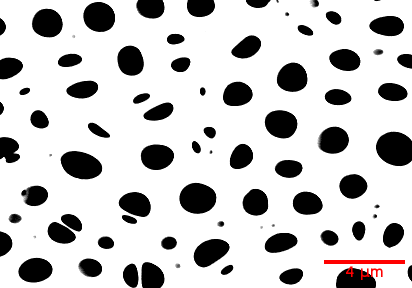
#> input picture sample2A.png, 412 x 288 px
$ jupyter execute --allow-errors Voronoi_Analysis.ipynb
#> lines starting #> are read from the running program, lines starting #| are printed output that depends on the picture; after the words box and inside, x2 and y2 are one past the last pixel; in counts of white or black regions, pixels touching at a corner belong together
### Convert to Binary Image:
Use image processing software (e.g., ImageJ, Python, MATLAB) to threshold the image and create a binary mask where pores are white (1) and the polymer film is black (0).

[cell 1]
import cv2
import numpy as np
import matplotlib.pyplot as plt
from skimage import measure

image_path = 'sample2A.png'
image = cv2.imread(image_path, cv2.IMREAD_GRAYSCALE)
#> image: shape (288, 412); min 0, max 255, mean 201.2

# Preprocess the image (thresholding to highlight pores)
_, binary_image = cv2.threshold(image, 128, 255, cv2.THRESH_BINARY_INV)
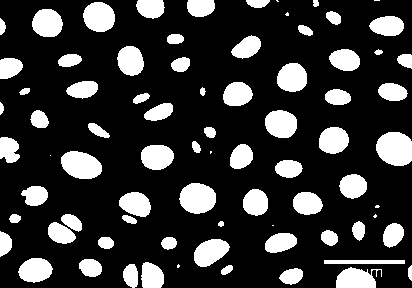
#> binary_image: shape (288, 412); 21.2% white; 78 white regions (9 under 20 px), largest, box (x1, y1, x2, y2) and area: (376, 132, 412, 166) 1006, (179, 183, 216, 214) 894, (61, 151, 102, 179) 879

# Find contours of the pores
contours = measure.find_contours(binary_image, 0.8)
#> contours = 78 point arrays, longest 171 points

# Extract centroids of the pores
centroids = []
for contour in contours:
    M = cv2.moments(contour)
    if M["m00"] != 0:
        cx = int(M["m10"] / M["m00"])  # X-coordinate of centroid
        cy = int(M["m01"] / M["m00"])  # Y-coordinate of centroid
        centroids.append((cx, cy))
#> this loop made 78 passes
#> cy on passes 1 to 12: 33, 30, 19, 3, 10, 3, 64, 61, 29, 8, 55, 15
#> after the loop, centroids = 78 pairs, first value 0 to 0, second value 2 to 85

centroids = np.array(centroids)

[cell 2]
print(centroids)
#> (printed output is left out)
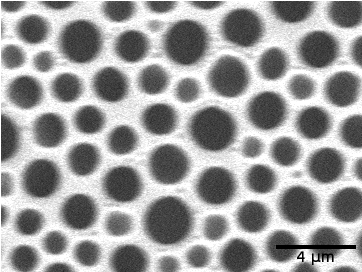
#> input picture sample1A.png, 362 x 272 px
#> further down, image is the input picture: shape (272, 362); min 0, max 255, mean 157
#> `_, binary = cv2.threshold(blurred, 100, 255, cv2.THRESH_BINARY_INV)`:
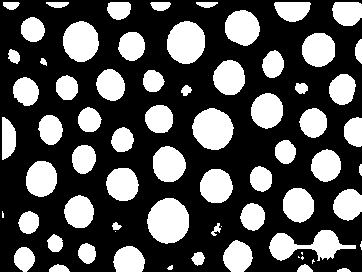
#> binary: shape (272, 362); 32.8% white; 70 white regions (8 under 20 px), largest, box (x1, y1, x2, y2) and area: (147, 198, 189, 244) 1495, (192, 108, 234, 150) 1314, (269, 230, 356, 261) 1293
#> `nb_components, labels, stats, centroids = cv2.connectedComponentsWithS..`:
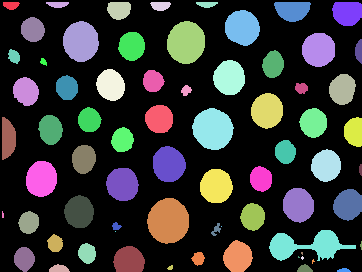
#> labels: shape (272, 362) int32; 71 distinct labels, from 0 to 70; one colour per label, 0 black
#> `nb_components, labels, stats, centroids = cv2.connectedComponentsWithS..`: nb_components = 71; stats = 71 rows, first 6: [0, 0, 362, 272, 66131], [3, 2, 17, 8, 104], [46, 2, 23, 6, 106], [107, 2, 24, 18, 353], [150, 2, 21, 9, 148], [196, 2, 22, 6, 97]; centroids = 71 pairs, first value 2.42 to 360.8, second value 3.92 to 269.9
#> the loop `for i in range(1, nb_components):` made 70 passes
#> pass 1, `component_mask = (labels == i).astype(np.uint8)`:
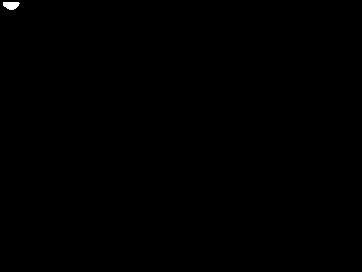
#> component_mask: shape (272, 362); values 0 (black) and 1 (white), 0.11% white; 1 white region, box (x1, y1, x2, y2) and area: (3, 2, 20, 10) 104
#> after the loop `for i in range(1, nb_components):`:
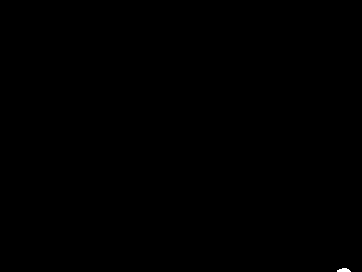
#> component_mask: shape (272, 362); values 0 (black) and 1 (white), 0.04% white; 1 white region, box (x1, y1, x2, y2) and area: (337, 268, 351, 272) 42
#> after the loop `for i in range(1, nb_components):`:
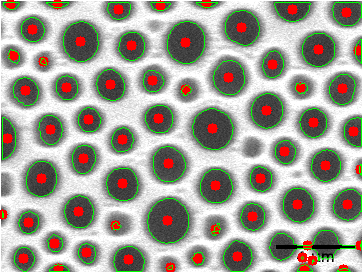
#> output_image: shape (272, 362, 3); 9.41% of pixels changed, all inside (x1, y1, x2, y2) = (0, 0, 362, 272)
#> after the loop `for i in range(1, nb_components):`: filtered_centroids = 66 pairs, first value 2 to 360, second value 3 to 269
#> (printed output is left out)
#> `plt.savefig(f'{output_folder}/voronoi_diagram_with_image.png', dpi=300)`:
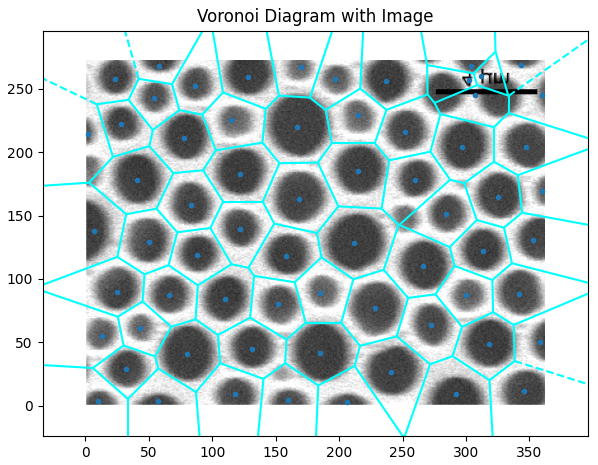
#> figure drawn by matplotlib, 1 panel
#> `x_min, y_min = filtered_centroids.min(axis=0)`: x_min = 2; y_min = 3
#> `x_max, y_max = filtered_centroids.max(axis=0)`: x_max = 360; y_max = 269
#> `x_range = [x_min - buffer, x_max + buffer]`: x_range = [-8, 370]
#> `y_range = [y_min - buffer, y_max + buffer]`: y_range = [-7, 279]
#> the loop `for i, region_idx in enumerate(vor.point_region):` made 66 passes
#> (region_idx, region, num_sides) on passes 2, 3, 4, 6, 8, 9, 10, 11, 12, 13, 15, 16: (20, [62, 24, 26, 25, 23, 60], 6), (21, [62, 24, 21, 61], 4), (2, [26, 3, 22, 21, 24], 5), (18, [56, 16, 15, 2, 55], 5), (11, [49, 17, 15, 16, 48], 5), (51, [107, 66, 23, 60, 105], 5), (50, [106, 58, 59, 61, 62, 60, 105], 7), (60, [114, 63, 22, 3, 17, 49, 113], 7), (22, [65, 59, 61, 21, 22, 63], 6), (13, [57, 53, 52, 54, 55, 56], 6), (53, [109, 68, 67, 66, 107], 5), (19, [57, 19, 50, 48, 16, 56], 6)
#> (region_idx, region) on passes 1, 5, 7, 14, 40, 49: (23, [67, 0, -1, 25, 23, 66]), (3, [26, 3, 17, 15, 2, -1, 25]), (17, [55, 2, -1, 54]), (14, [54, -1, 8, 9, 52]), (0, [13, 8, -1, 1, 12]), (25, [70, 4, 0, -1, 69])
#> after the loop `for i, region_idx in enumerate(vor.point_region):`: patch_colors = 56 items, first 6: 'white', 'orange', 'yellow', 'yellow', 'yellow', 'yellow'; patches = 56 items
#> `plt.savefig(f'{output_folder}/delaunay_without_image.png', dpi=300)`:
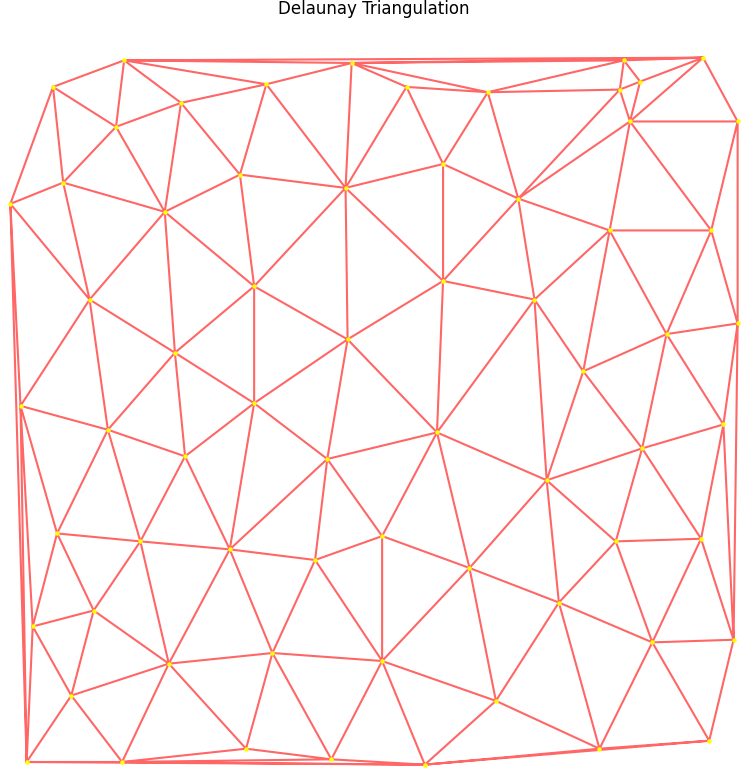
#> figure drawn by matplotlib, 1 panel
#> the loop `for i, region in enumerate(vor.regions):` made 67 passes
#> region on passes 1 to 12: [13, 8, -1, 1, 12], [14, 10, 9, 8, 13], [26, 3, 22, 21, 24], [26, 3, 17, 15, 2, -1, 25], [30, 6, 5, 27, 28, 29], [], [36, 33, 7, 11, 35], [47, 44, 43, 45, 46], [45, 14, 10, 20, 18, 43], [47, 38, 41, 42, 40, 44], [46, 39, 12, 13, 14, 45], [49, 17, 15, 16, 48]
#> the loop `for n, attr in graph.nodes(data=True):` made 56 passes
#> (n, attr, sides) on passes 1 to 12: (1, {'sides': 5}, 5), (2, {'sides': 5}, 5), (4, {'sides': 6}, 6), (6, {'sides': 5}, 5), (7, {'sides': 5}, 5), (8, {'sides': 6}, 6), (9, {'sides': 6}, 6), (10, {'sides': 6}, 6), (11, {'sides': 5}, 5), (12, {'sides': 7}, 7), (13, {'sides': 6}, 6), (15, {'sides': 5}, 5)
#> (n, attr) on passes 36 to 41: (46, {'sides': 8}), (47, {'sides': 6}), (48, {'sides': 6}), (49, {'sides': 5}), (50, {'sides': 7}), (51, {'sides': 5})
#> `plt.savefig(f'{output_folder}/voronoi_side_distribution.png', dpi=300)`:
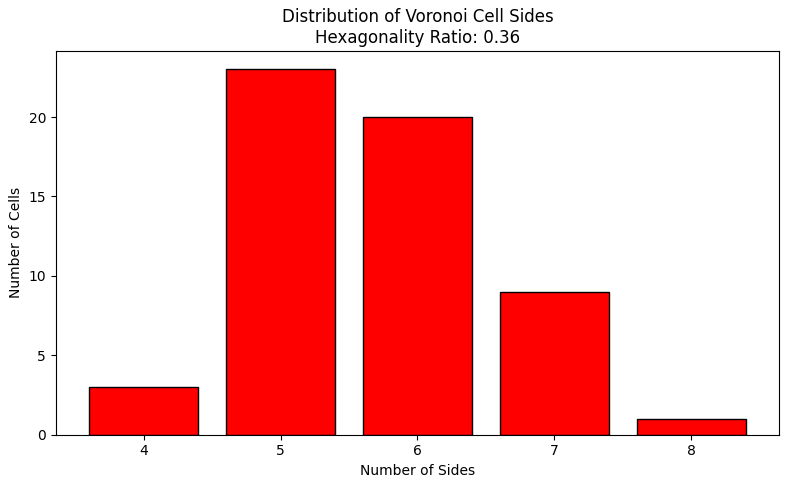
#> figure drawn by matplotlib, 1 panel; tallest bar 23 high, from x = 4.6 to 5.4
#> pass 2 of the loop `for img_name in image_names:`:
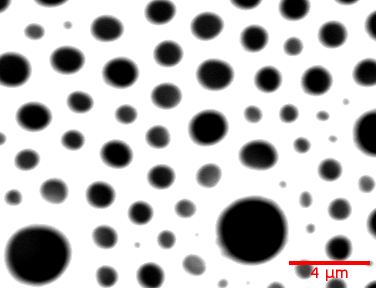
#> input picture sample1B.png, 376 x 288 px
#> blurred: shape (288, 376)
#> `_, binary = cv2.threshold(blurred, 100, 255, cv2.THRESH_BINARY_INV)`:
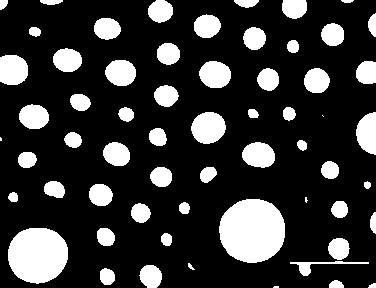
#> binary: shape (288, 376); 21.3% white; 61 white regions (4 under 20 px), largest, box (x1, y1, x2, y2) and area: (219, 199, 285, 263) 3362, (8, 228, 68, 284) 2675, (191, 112, 226, 144) 864
#> labels: shape (288, 376) int32; 62 distinct labels, from 0 to 61
#> (printed output is left out)
#> the loop `for i, region_idx in enumerate(vor.point_region):` made 60 passes
#> region_idx on passes 1 to 8: 15, 14, 22, 35, 37, 19, 34, 40
#> the loop `for i, region in enumerate(vor.regions):` made 61 passes
#> region on passes 1 to 8: [], [26, 11, 9, 15, 14, -1, 25], [28, 25, 26, 24, 27], [29, -1, 25, 28], [30, 7, -1, 29], [32, -1, 0, 5, 31], [33, 7, -1, 32], [36, 2, 3, 4, 13, 12, 34]
#> the loop `for n, attr in graph.nodes(data=True):` made 49 passes
#> (n, attr) on passes 1 to 8: (2, {'sides': 5}), (7, {'sides': 7}), (8, {'sides': 5}), (9, {'sides': 5}), (10, {'sides': 7}), (11, {'sides': 4}), (12, {'sides': 4}), (13, {'sides': 5})
#> `plt.savefig(f'{output_folder}/voronoi_side_distribution.png', dpi=300)`:
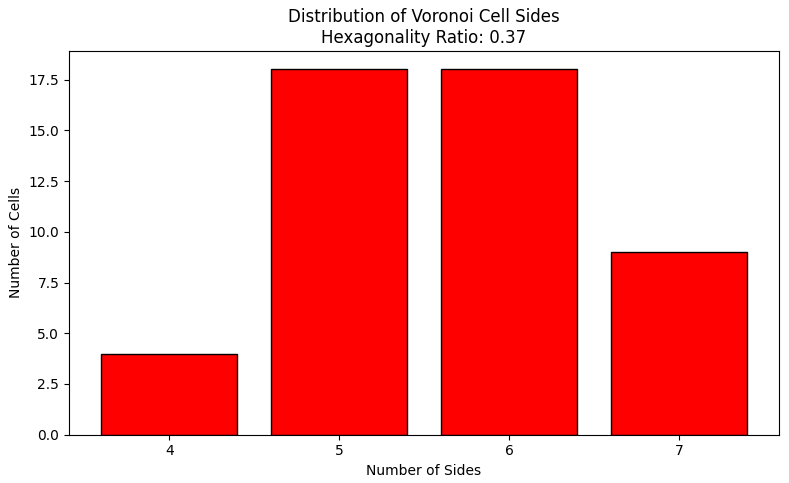
#> figure drawn by matplotlib, 1 panel

 ## Extract Droplet Centroids

[cell 3]
import os
import cv2
import numpy as np
import matplotlib.pyplot as plt
from scipy.spatial import Voronoi, Delaunay, voronoi_plot_2d
from matplotlib.patches import Polygon
from matplotlib.collections import PatchCollection
import networkx as nx

# Create 'data' directory if it doesn't exist
os.makedirs('data', exist_ok=True)

# List of images to process
image_names = ["sample1A.png", "sample1B.png", "sample2A.png", "sample2B.png", "sample3A.png", "sample3B.png", "sample4A.png", "sample4B.png", "sample5A.png", "sample5B.png"]

hexagonality_ratios = []  # Collect all hexagonality ratios

# Loop over each image
#> (the rest of this cell did not finish here and is left out)

[cell 4]
import cv2
import numpy as np
import matplotlib.pyplot as plt

# Load the image
image_path = "sample6B.png"  # Update with your image path if needed
image = cv2.imread(image_path, cv2.IMREAD_GRAYSCALE)

# Apply Gaussian blur to reduce noise
#> (the rest of this cell did not finish here and is left out)

[cell 5]
import cv2
import numpy as np
import matplotlib.pyplot as plt

# Load the image in grayscale
image_path = "sample6B.png"  # Update with your image path if needed
image = cv2.imread(image_path, cv2.IMREAD_GRAYSCALE)

# Apply median blur to reduce noise
#> (the rest of this cell did not finish here and is left out)

## Perform Voronoi Tessellation

[cell 6]
from scipy.spatial import Voronoi, voronoi_plot_2d
vor = Voronoi(centroids)
fig, ax = plt.subplots()
#> (the rest of this cell did not finish here and is left out)

# Beautifying because Science is Beautiful

[cell 7]
import numpy as np
import matplotlib.pyplot as plt
from scipy.spatial import Voronoi
from matplotlib.patches import Polygon
from matplotlib.collections import PatchCollection

# Your points
points =  np.array([[72, 6], [170, 14], [224, 2], [262, 20], [318, 0], [383, 19], [4, 6], [298, 5], [16, 8], [124, 12], [319, 10], [9, 17], [301, 20], [1, 24], [104, 28], [117, 30], [312, 29], [44, 37], [324, 34], [302, 38], [221, 39], [63, 41], [110, 46], [19, 48], [2, 49], [73, 46], [85, 45], [242, 48], [310, 51], [326, 50], [130, 59], [35, 53], [189, 50], [278, 54], [294, 57], [98, 57], [59, 83], [334, 65], [267, 63], [403, 64], [314, 67], [255, 67], [18, 70], [106, 72], [276, 71], [295, 72], [355, 73], [390, 73], [147, 75], [198, 76], [0, 80], [171, 77], [380, 82], [315, 82], [113, 84], [230, 86], [364, 86], [348, 90], [137, 106], [286, 126], [393, 92], [327, 91], [217, 93], [411, 95], [104, 95], [198, 114], [379, 102], [360, 102], [401, 102], [99, 110], [11, 113], [353, 115], [372, 115], [79, 116], [228, 116], [392, 118], [8, 124], [44, 124], [87, 125], [24, 122], [66, 131], [356, 127], [371, 130], [106, 134], [126, 137], [223, 135], [349, 138], [11, 141], [49, 139], [385, 136], [29, 144], [143, 140], [364, 147], [206, 147], [227, 145], [236, 152], [101, 153], [133, 153], [146, 155], [396, 156], [12, 157], [349, 157], [123, 159], [223, 160], [177, 186], [381, 161], [0, 161], [361, 164], [63, 193], [133, 165], [235, 166], [391, 167], [117, 172], [1, 174], [245, 178], [262, 175], [349, 179], [229, 177], [14, 180], [379, 189], [129, 184], [270, 183], [323, 185], [335, 187], [6, 190], [115, 188], [406, 189], [223, 188], [297, 192], [235, 194], [258, 193], [353, 197], [122, 199], [248, 198], [321, 202], [134, 202], [219, 202], [402, 200], [288, 206], [305, 203], [0, 211], [114, 209], [245, 211], [275, 214], [356, 208], [260, 210], [230, 216], [127, 215], [298, 217], [321, 221], [394, 228], [150, 216], [211, 226], [102, 220], [139, 221], [259, 226], [156, 226], [194, 225], [289, 227], [348, 240], [15, 227], [243, 229], [123, 226], [179, 231], [112, 230], [133, 232], [0, 232], [272, 233], [166, 238], [8, 238], [121, 238], [191, 236], [259, 241], [27, 245], [86, 241], [198, 245], [225, 254], [247, 243], [182, 246], [55, 250], [99, 247], [143, 273], [14, 248], [284, 272], [38, 253], [402, 252], [3, 254], [24, 258], [102, 259], [197, 264], [376, 264], [68, 280], [34, 268], [12, 267], [362, 271], [215, 279], [379, 276], [23, 279], [236, 276], [394, 279], [409, 279], [37, 280], [11, 285], [246, 284], [195, 285], [232, 288], [36, 290], [205, 289], [403, 290], [21, 293], [366, 313], [240, 297], [411, 302], [31, 302], [46, 304], [213, 319], [324, 303], [17, 304], [251, 307], [115, 305], [184, 307], [162, 310], [56, 314], [88, 314], [316, 312], [31, 313], [137, 315], [288, 316], [151, 317], [41, 320], [15, 340], [121, 320], [309, 324], [63, 325], [78, 326], [166, 338], [52, 328], [108, 345], [319, 335], [51, 338], [63, 339], [364, 339], [74, 341], [269, 351], [378, 344], [316, 349], [60, 353], [71, 353], [411, 354], [192, 355], [386, 357], [325, 358], [339, 358]]


)

# Calculate the actual bounds of your data
x_min, y_min = points.min(axis=0)
x_max, y_max = points.max(axis=0)

print(f"Data bounds: X: {x_min} to {x_max}, Y: {y_min} to {y_max}")

# Add buffer to bounds for better visualization
buffer = 10
x_range = [x_min - buffer, x_max + buffer]
y_range = [y_min - buffer, y_max + buffer]

# Compute Voronoi Tessellation
vor = Voronoi(points)

# Create figure
fig, ax = plt.subplots(figsize=(8, 8))

# Define colors based on number of sides
color_map = {
    3: 'red',
    4: 'orange',
    5: 'yellow',
    6: 'white',  # Most common in Voronoi are hexagons
    7: 'cyan',
    8: 'blue',
    9: 'magenta',
    10: 'green'  # For polygons with 10 or more sides
}

# Prepare patches and colors for filled regions
patches = []
patch_colors = []

# Process each Voronoi region
for i, region_idx in enumerate(vor.point_region):
    region = vor.regions[region_idx]

    # Skip if region is unbounded (contains -1)
    if -1 in region or len(region) == 0:
        continue

    # Get vertices for this region
    polygon = [vor.vertices[v] for v in region]

    # Skip regions that are completely outside the bounds
    # Modified to use actual data range instead of hardcoded 0-400
    if all(vertex[0] < x_range[0] or vertex[0] > x_range[1] or
           vertex[1] < y_range[0] or vertex[1] > y_range[1]
           for vertex in polygon):
        continue

    # Count number of sides (vertices)
    num_sides = len(polygon)

    # Create a polygon patch
    patches.append(Polygon(polygon))

    # Assign color based on number of sides
    if num_sides >= 10:
        patch_colors.append(color_map[10])  # Group all large polygons
    elif num_sides in color_map:
        patch_colors.append(color_map[num_sides])
    else:
        patch_colors.append('gray')  # Fallback color

# Print how many polygons we're actually plotting
print(f"Total polygons to be plotted: {len(patches)}")

# Create a patch collection with specified colors
patch_collection = PatchCollection(patches, alpha=1)
patch_collection.set_facecolor(patch_colors)
patch_collection.set_edgecolor('red')  # Red borders
patch_collection.set_linewidth(1.0)

# Add the patch collection to the plot
ax.add_collection(patch_collection)

ax.set_xlim(x_range)
ax.set_ylim(y_range)

# Remove axes for a clean look
ax.set_axis_off()
# Use a clean background with no padding
plt.subplots_adjust(left=0, right=1, top=1, bottom=0)
plt.tight_layout(pad=0)

plt.show()

## Analyze Voronoi Cell Shapes

[cell 8]
import cv2
import numpy as np
from scipy.spatial import Delaunay
import matplotlib.pyplot as plt
tri = Delaunay(centroids)
fig, ax = plt.subplots(figsize=(8, 8))
#> (the rest of this cell did not finish here and is left out)

[cell 9]
import cv2
import numpy as np
from scipy.spatial import Delaunay
import matplotlib.pyplot as plt

centroids =  np.array([[3, 1], [32, 10], [64, 4], [103, 2], [130, 1], [151, 1], [235, 7], [270, 3], [310, 10], [343, 12], [175, 27], [206, 15], [134, 21], [6, 26], [98, 34], [261, 31], [57, 34], [220, 48], [336, 47], [298, 49], [19, 47], [136, 62], [33, 45], [3, 63], [274, 51], [38, 68], [170, 59], [260, 72], [73, 69], [98, 70], [187, 81], [314, 90], [160, 83], [226, 94], [64, 100], [111, 100], [21, 111], [153, 113], [262, 106], [196, 121], [287, 134], [333, 136], [92, 133], [226, 125], [248, 127], [123, 124], [48, 152], [8, 149], [130, 153], [172, 152], [216, 157], [254, 154], [310, 172], [91, 176], [339, 171], [2, 184], [245, 179], [154, 190], [189, 185], [26, 185], [56, 190], [220, 198], [288, 194], [333, 206], [259, 211], [118, 209], [308, 200], [38, 217], [79, 217], [190, 204], [5, 223], [166, 216], [193, 225], [297, 227], [227, 233], [104, 235], [162, 239], [60, 246], [130, 250], [30, 249], [266, 256], [330, 266], [7, 266], [90, 259], [206, 264], [298, 260], [165, 275], [111, 265], [49, 278], [239, 278], [122, 294], [80, 286], [297, 296], [23, 290], [191, 288], [219, 301], [3, 302], [183, 313], [39, 301], [64, 314], [24, 315], [304, 316], [151, 316], [96, 314], [239, 321], [2, 322], [273, 322]]


)


tri = Delaunay(centroids)

# Plotting the Image with Delaunay Triangulation
fig, ax = plt.subplots(figsize=(8, 8))
ax.triplot(centroids[:, 0], centroids[:, 1], tri.simplices, color='red', alpha=0.6)
ax.set_axis_off()

plt.scatter(centroids[:, 0], centroids[:, 1], c='yellow', s=5)
plt.subplots_adjust(left=0, right=1, top=1, bottom=0)
plt.tight_layout(pad=0)

plt.show()

## Quantitative Metrics

[cell 10]
import networkx as nx
import matplotlib.pyplot as plt

# Construct Graph from Voronoi
vor = Voronoi(centroids)

graph = nx.Graph()
for i, region in enumerate(vor.regions):
    if -1 in region or len(region) == 0:
        continue
    graph.add_node(i, sides=len(region))

# Extract Number of Hexagonal Cells
hexagonal_cells = [n for n, attr in graph.nodes(data=True) if attr['sides'] == 6]
hexagonality_ratio = len(hexagonal_cells) / len(graph.nodes)

print(f'Hexagonality Ratio: {hexagonality_ratio:.2f}')
#| Hexagonality Ratio: 0.34

# Count the number of cells for each number of sides
side_counts = {}
for n, attr in graph.nodes(data=True):
    sides = attr['sides']
    if sides in side_counts:
        side_counts[sides] += 1
    else:
        side_counts[sides] = 1

# Sort the sides for better visualization
sorted_sides = sorted(side_counts.keys())

# Create bar plot
plt.figure(figsize=(8, 5))
plt.bar(sorted_sides, [side_counts[s] for s in sorted_sides], color='red', edgecolor='black')
plt.xlabel('Number of Sides')
plt.ylabel('Number of Cells')
plt.title('Distribution of Voronoi Cell Sides')
plt.xticks(sorted_sides)  # Ensure all side numbers are shown on the x-axis
plt.show()

[cell 11]
import cv2
import numpy as np
import matplotlib.pyplot as plt

# Load SEM Image in Grayscale
image = cv2.imread('sample2A.jpg', cv2.IMREAD_GRAYSCALE)
if image is None:
    raise ValueError("Image not found. Check the file path.")

# Step 1: Preprocess the Image (Thresholding and Cleaning)
_, binary_image = cv2.threshold(image, 128, 255, cv2.THRESH_BINARY_INV)
kernel = cv2.getStructuringElement(cv2.MORPH_ELLIPSE, (5, 5))
cleaned_image = cv2.morphologyEx(binary_image, cv2.MORPH_OPEN, kernel)

# Step 2: Find Contours of Pores
contours, _ = cv2.findContours(cleaned_image, cv2.RETR_EXTERNAL, cv2.CHAIN_APPROX_SIMPLE)

# Step 3: Calculate Pore Diameters
pore_diameters = []
for contour in contours:
    area = cv2.contourArea(contour)
    equivalent_diameter = 2 * np.sqrt(area / np.pi)  # Diameter of a circle with the same area
    pore_diameters.append(equivalent_diameter)
#> this loop made 68 passes

# Step 4: Bin the Pore Diameters for the Bar Chart
# Define bin edges (adjust based on your pore size range)
bin_edges = np.arange(0, max(pore_diameters) + 5, 5)  # Bins of 5 units (e.g., pixels)
hist, bin_edges = np.histogram(pore_diameters, bins=bin_edges)

# Step 5: Plot the Bar Chart
plt.figure(figsize=(10, 5))
plt.bar(bin_edges[:-1], hist, width=5, align='edge', color='skyblue', edgecolor='black')
plt.xlabel('Pore Diameter (pixels)')
plt.ylabel('Number of Pores')
plt.title('Pore Size Distribution')
plt.grid(axis='y', linestyle='--', alpha=0.7)
plt.show()
